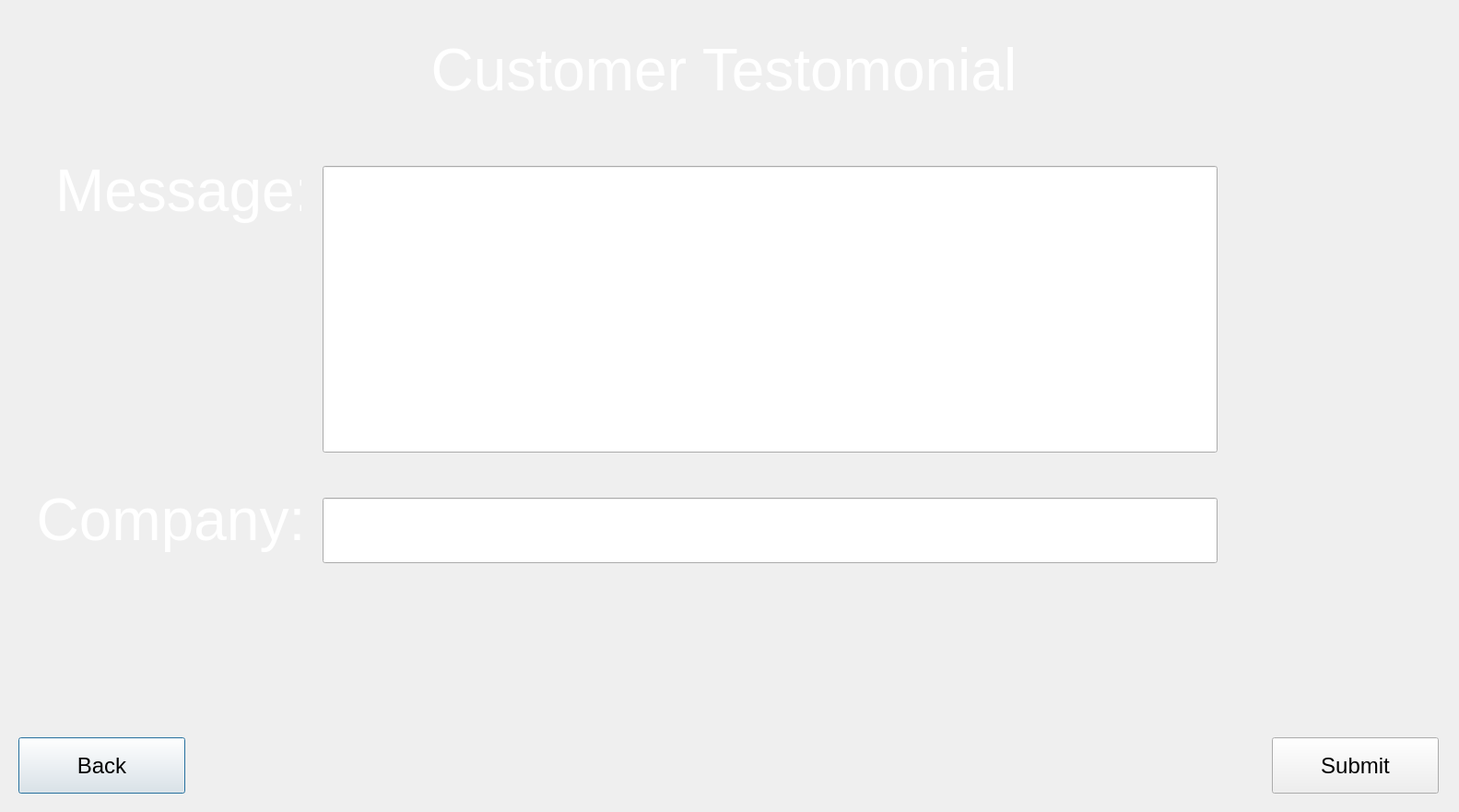
<?xml version="1.0" encoding="UTF-8"?>
<ui version="4.0">
 <class>reviewWindow</class>
 <widget class="QDialog" name="reviewWindow">
  <property name="geometry">
   <rect>
    <x>0</x>
    <y>0</y>
    <width>1583</width>
    <height>881</height>
   </rect>
  </property>
  <property name="windowTitle">
   <string>Dialog</string>
  </property>
  <widget class="QLabel" name="label_9">
   <property name="geometry">
    <rect>
     <x>0</x>
     <y>40</y>
     <width>1571</width>
     <height>71</height>
    </rect>
   </property>
   <property name="font">
    <font>
     <pointsize>14</pointsize>
    </font>
   </property>
   <property name="text">
    <string>&lt;html&gt;&lt;head/&gt;&lt;body&gt;&lt;p&gt;&lt;span style=&quot; font-size:48pt; color:#ffffff;&quot;&gt;Customer Testomonial&lt;/span&gt;&lt;/p&gt;&lt;/body&gt;&lt;/html&gt;</string>
   </property>
   <property name="alignment">
    <set>Qt::AlignCenter</set>
   </property>
  </widget>
  <widget class="QLabel" name="label_2">
   <property name="geometry">
    <rect>
     <x>0</x>
     <y>0</y>
     <width>1581</width>
     <height>881</height>
    </rect>
   </property>
   <property name="text">
    <string/>
   </property>
   <property name="pixmap">
    <pixmap>CUSTOM IMAGES/themoon.jpg</pixmap>
   </property>
   <property name="scaledContents">
    <bool>true</bool>
   </property>
  </widget>
  <widget class="QLabel" name="label_10">
   <property name="geometry">
    <rect>
     <x>60</x>
     <y>170</y>
     <width>267</width>
     <height>77</height>
    </rect>
   </property>
   <property name="font">
    <font>
     <pointsize>14</pointsize>
    </font>
   </property>
   <property name="text">
    <string>&lt;html&gt;&lt;head/&gt;&lt;body&gt;&lt;p&gt;&lt;span style=&quot; font-size:48pt; color:#ffffff;&quot;&gt;Message:&lt;/span&gt;&lt;/p&gt;&lt;/body&gt;&lt;/html&gt;</string>
   </property>
   <property name="alignment">
    <set>Qt::AlignCenter</set>
   </property>
  </widget>
  <widget class="QLabel" name="label_11">
   <property name="geometry">
    <rect>
     <x>20</x>
     <y>510</y>
     <width>331</width>
     <height>111</height>
    </rect>
   </property>
   <property name="font">
    <font>
     <pointsize>14</pointsize>
    </font>
   </property>
   <property name="text">
    <string>&lt;html&gt;&lt;head/&gt;&lt;body&gt;&lt;p&gt;&lt;span style=&quot; font-size:48pt; color:#ffffff;&quot;&gt;Company:&lt;/span&gt;&lt;/p&gt;&lt;/body&gt;&lt;/html&gt;</string>
   </property>
   <property name="alignment">
    <set>Qt::AlignCenter</set>
   </property>
  </widget>
  <widget class="QPushButton" name="pushButton">
   <property name="geometry">
    <rect>
     <x>20</x>
     <y>800</y>
     <width>181</width>
     <height>61</height>
    </rect>
   </property>
   <property name="font">
    <font>
     <pointsize>18</pointsize>
    </font>
   </property>
   <property name="text">
    <string>Back</string>
   </property>
  </widget>
  <widget class="QPushButton" name="pushButton_2">
   <property name="geometry">
    <rect>
     <x>1380</x>
     <y>800</y>
     <width>181</width>
     <height>61</height>
    </rect>
   </property>
   <property name="font">
    <font>
     <pointsize>18</pointsize>
    </font>
   </property>
   <property name="text">
    <string>Submit</string>
   </property>
  </widget>
  <widget class="QLineEdit" name="lineEdit">
   <property name="geometry">
    <rect>
     <x>350</x>
     <y>540</y>
     <width>971</width>
     <height>71</height>
    </rect>
   </property>
   <property name="font">
    <font>
     <pointsize>14</pointsize>
    </font>
   </property>
  </widget>
  <widget class="QLineEdit" name="lineEdit_2">
   <property name="geometry">
    <rect>
     <x>350</x>
     <y>180</y>
     <width>971</width>
     <height>311</height>
    </rect>
   </property>
   <property name="font">
    <font>
     <pointsize>14</pointsize>
    </font>
   </property>
   <property name="alignment">
    <set>Qt::AlignLeading|Qt::AlignLeft|Qt::AlignTop</set>
   </property>
  </widget>
  <zorder>label_2</zorder>
  <zorder>label_9</zorder>
  <zorder>label_10</zorder>
  <zorder>label_11</zorder>
  <zorder>pushButton</zorder>
  <zorder>pushButton_2</zorder>
  <zorder>lineEdit</zorder>
  <zorder>lineEdit_2</zorder>
 </widget>
 <resources/>
 <connections/>
</ui>
